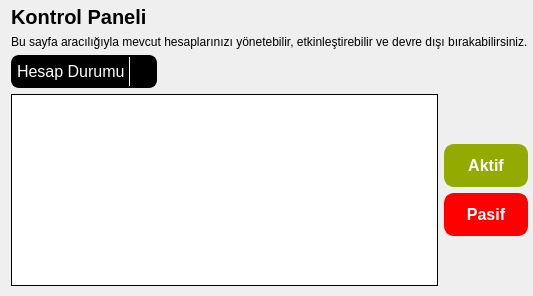
         <widget class="QWidget" name="_5KontrolPaneli">
          <layout class="QGridLayout" name="gridLayout_12">
           <property name="leftMargin">
            <number>0</number>
           </property>
           <property name="topMargin">
            <number>0</number>
           </property>
           <property name="rightMargin">
            <number>0</number>
           </property>
           <property name="bottomMargin">
            <number>5</number>
           </property>
           <item row="0" column="0">
            <widget class="QWidget" name="widget_13" native="true">
             <property name="styleSheet">
              <string notr="true">QLineEdit {
    background-color: #ecf0f1; /* لون الخلفية */
    color: #2c3e50; /* لون النص */
    border: 2px solid #bdc3c7; /* لون الحدود */
    border-radius: 10px; /* زوايا دائرية */
    padding: 8px 12px; /* الحشوة الداخلية */
    font-size: 16px; /* حجم الخط */
}

QLineEdit:focus {
    border-color: #2c3e50; /* لون الحدود عند التركيز (أسود داكن) */
    background-color: #ffffff; /* لون الخلفية عند التركيز */
}

QLineEdit:hover {
    border-color: #34495e; /* لون الحدود عند المرور (أسود رمادي) */
}

/*-----------------------*/

QComboBox {
    background-color: black; /* لون الخلفية */
   	border: 2px solid black;
	padding: 10px 20px; 
    border-radius: 8px; /* زوايا دائرية */
    padding: 4px; /* حشوة داخلية */
    color: white; /* لون النص */
    font-size: 16px; /* حجم الخط */
    combobox-popup: 0; /* منع ظهور قائمة منبثقة خارجية */
}

QComboBox:hover {

   	border: 2px solid white;

}

QComboBox::drop-down {
    subcontrol-origin: padding;
    subcontrol-position: top right;
    width: 25px; /* عرض زر القائمة المنسدلة */
    border-left: 1px solid white; /* خط فاصل بين القائمة المنسدلة وبقية الصندوق */
}

QComboBox::down-arrow {
    image: url(:/other ic/icon/other ico/arrow down.png);
    width: 13px;
    height: 13px;
}

QComboBox::down-arrow:on {
	image: url(:/other ic/icon/other ico/arrow up.png)
}

QComboBox QAbstractItemView {
    background-color: black; /* لون خلفية القائمة المنسدلة */
   
    selection-background-color: black; /* لون خلفية العنصر المحدد */
    selection-color: white; /* لون النص للعناصر المحددة */
    color: white; /* لون النص للعناصر غير المحددة */
}

</string>
             </property>
             <layout class="QGridLayout" name="gridLayout_71">
              <property name="leftMargin">
               <number>11</number>
              </property>
              <property name="topMargin">
               <number>5</number>
              </property>
              <property name="rightMargin">
               <number>5</number>
              </property>
              <property name="bottomMargin">
               <number>5</number>
              </property>
              <item row="0" column="0">
               <layout class="QGridLayout" name="gridLayout_17">
                <item row="0" column="0">
                 <layout class="QGridLayout" name="gridLayout_26">
                  <item row="0" column="0">
                   <widget class="QLabel" name="label_25">
                    <property name="font">
                     <font>
                      <pointsize>15</pointsize>
                      <bold>true</bold>
                     </font>
                    </property>
                    <property name="styleSheet">
                     <string notr="true">color: rgb(0, 0, 0);</string>
                    </property>
                    <property name="text">
                     <string>Kontrol Paneli</string>
                    </property>
                   </widget>
                  </item>
                  <item row="1" column="0">
                   <widget class="QLabel" name="label_24">
                    <property name="font">
                     <font>
                      <bold>false</bold>
                     </font>
                    </property>
                    <property name="styleSheet">
                     <string notr="true">color: rgb(0, 0, 0);</string>
                    </property>
                    <property name="text">
                     <string>Bu sayfa aracılığıyla mevcut hesaplarınızı yönetebilir, etkinleştirebilir ve devre dışı bırakabilirsiniz.</string>
                    </property>
                   </widget>
                  </item>
                 </layout>
                </item>
                <item row="1" column="0">
                 <layout class="QGridLayout" name="gridLayout_44">
                  <item row="0" column="1">
                   <spacer name="horizontalSpacer_12">
                    <property name="orientation">
                     <enum>Qt::Orientation::Horizontal</enum>
                    </property>
                    <property name="sizeHint" stdset="0">
                     <size>
                      <width>40</width>
                      <height>20</height>
                     </size>
                    </property>
                   </spacer>
                  </item>
                  <item row="0" column="0">
                   <widget class="QComboBox" name="hesap_durumu">
                    <property name="font">
                     <font>
                      <pointsize>-1</pointsize>
                      <bold>false</bold>
                     </font>
                    </property>
                    <item>
                     <property name="text">
                      <string>Hesap Durumu</string>
                     </property>
                    </item>
                    <item>
                     <property name="text">
                      <string>Aktif Hesaplar</string>
                     </property>
                    </item>
                    <item>
                     <property name="text">
                      <string>Pasif Hesaplar</string>
                     </property>
                    </item>
                   </widget>
                  </item>
                 </layout>
                </item>
               </layout>
              </item>
              <item row="1" column="0">
               <layout class="QGridLayout" name="gridLayout_70">
                <item row="0" column="0">
                 <widget class="QTableView" name="tableView_hesaplar">
                  <property name="styleSheet">
                   <string notr="true">QTableView {
    background-color: white; /* لون الخلفية العام للجدول */
	alternate-background-color: rgb(207, 207, 207);
    border: 1px solid black; /* لون الحدود الخارجية للجدول */
    color: black; /* لون النص */
    font-size: 16px; /* حجم الخط */
    selection-background-color: black; /* لون الخلفية عند تحديد خلية */
    selection-color: white; /* لون النص عند تحديد خلية */
}

QTableView::item {
    padding: 10px; /* الحشوة الداخلية للخلايا */

    color: black; /* لون النص في الخلايا */
}

QTableView::item:selected {
    background-color: black; /* لون الخلفية عند تحديد خلية */
    color: #ffffff; /* لون النص عند تحديد خلية */
}

QTableView::item:hover {
    background-color: #1abc9c; /* لون الخلفية عند التمرير فوق خلية */
    color: #ffffff; /* لون النص عند التمرير فوق خلية */
}

QHeaderView::section {
    background-color: black; /* لون خلفية رؤوس الأعمدة */
    color: white; /* لون النص في رؤوس الأعمدة */
    padding: 5px;
    border: 1px solid black; /* لون الحدود حول رؤوس الأعمدة */
    font-size: 14px; /* حجم الخط لرؤوس الأعمدة */
	font-weight: bold;
}

QTableCornerButton::section {
    background-color: black; /* لون خلفية الزر في زاوية الجدول */
    border: 1px solid black; /* لون الحدود حول زر الزاوية */
}

QScrollBar:vertical {
    background-color:  #F4F9FA; /* لون الخلفية للشريط العمودي */
    width: 16px; /* عرض الشريط */
    margin: 20px 0 20px 0; /* المسافات العلوية والسفلية للشريط */
}

QScrollBar::handle:vertical {
    background-color: black; /* لون مقبض الشريط */
    min-height: 20px; /* أقل ارتفاع للمقبض */
    border-radius: 5px; /* زوايا دائرية للمقبض */
}

QScrollBar::add-line:vertical,
QScrollBar::sub-line:vertical {
    background-color: black;
    height: 20px;
    subcontrol-origin: margin;
}

QScrollBar::add-line:vertical:hover,
QScrollBar::sub-line:vertical:hover {
    background-color: gray; /* تغيير لون أزرار الشريط عند التمرير */
}


QScrollBar::up-arrow:vertical, QScrollBar::down-arrow:vertical {
    border: none;
    width: 16px;
    height: 16px;
    background-color: transparent;
}
/*------------------------------
-------------------------------*/

QScrollBar:horizontal {
    background-color: #F4F9FA; /* لون الخلفية للشريط الأفقي */
    height: 16px; /* ارتفاع الشريط */
    margin: 0 20px 0 20px; /* المسافات الجانبية للشريط */
}

QScrollBar::handle:horizontal {
    background-color: black; /* لون مقبض الشريط */
    min-width: 20px; /* أقل عرض للمقبض */
    border-radius: 5px; /* زوايا دائرية للمقبض */
}

QScrollBar::add-line:horizontal,
QScrollBar::sub-line:horizontal {
    background-color: black;
    width: 20px;
    subcontrol-origin: margin;
}

QScrollBar::add-line:horizontal:hover,
QScrollBar::sub-line:horizontal:hover {
    background-color: gray; /* تغيير لون أزرار الشريط عند التمرير */
}</string>
                  </property>
                  <property name="editTriggers">
                   <set>QAbstractItemView::EditTrigger::NoEditTriggers</set>
                  </property>
                  <attribute name="horizontalHeaderMinimumSectionSize">
                   <number>130</number>
                  </attribute>
                  <attribute name="horizontalHeaderDefaultSectionSize">
                   <number>130</number>
                  </attribute>
                  <attribute name="horizontalHeaderStretchLastSection">
                   <bool>true</bool>
                  </attribute>
                 </widget>
                </item>
                <item row="0" column="1">
                 <layout class="QGridLayout" name="gridLayout_50">
                  <item row="0" column="0">
                   <spacer name="verticalSpacer_8">
                    <property name="orientation">
                     <enum>Qt::Orientation::Vertical</enum>
                    </property>
                    <property name="sizeHint" stdset="0">
                     <size>
                      <width>20</width>
                      <height>40</height>
                     </size>
                    </property>
                   </spacer>
                  </item>
                  <item row="1" column="0">
                   <layout class="QGridLayout" name="gridLayout_15">
                    <item row="0" column="0">
                     <widget class="QPushButton" name="pushButton_aktif">
                      <property name="styleSheet">
                       <string notr="true">QPushButton {
	background-color: rgb(147, 170, 0);
    color: white; 
    border: 2px solid rgb(147, 170, 0);
    border-radius: 10px; 
    padding: 10px 20px; 
    font-size: 16px; 
    font-weight: bold;
}

QPushButton:hover {
	background-color: white; 
    border-color: rgb(147, 170, 0);
	color: rgb(147, 170, 0);
}

QPushButton:pressed {
    background-color:   rgb(147, 170, 0); 
    border-color: white;
	color: white; 
}</string>
                      </property>
                      <property name="text">
                       <string>Aktif</string>
                      </property>
                     </widget>
                    </item>
                    <item row="1" column="0">
                     <widget class="QPushButton" name="pushButton_pasif">
                      <property name="styleSheet">
                       <string notr="true">QPushButton {
	background-color: red;
    color: white; 
    border: 2px solid red;
    border-radius: 10px; 
    padding: 10px 20px; 
    font-size: 16px; 
    font-weight: bold;
}

QPushButton:hover {
	background-color: white; 
    border-color: red;
	color: red;
}

QPushButton:pressed {
    background-color:   red; 
    border-color: white;
	color: white; 
}</string>
                      </property>
                      <property name="text">
                       <string>Pasif</string>
                      </property>
                     </widget>
                    </item>
                   </layout>
                  </item>
                  <item row="2" column="0">
                   <spacer name="verticalSpacer_9">
                    <property name="orientation">
                     <enum>Qt::Orientation::Vertical</enum>
                    </property>
                    <property name="sizeHint" stdset="0">
                     <size>
                      <width>20</width>
                      <height>40</height>
                     </size>
                    </property>
                   </spacer>
                  </item>
                 </layout>
                </item>
               </layout>
              </item>
             </layout>
            </widget>
           </item>
          </layout>
         </widget>
